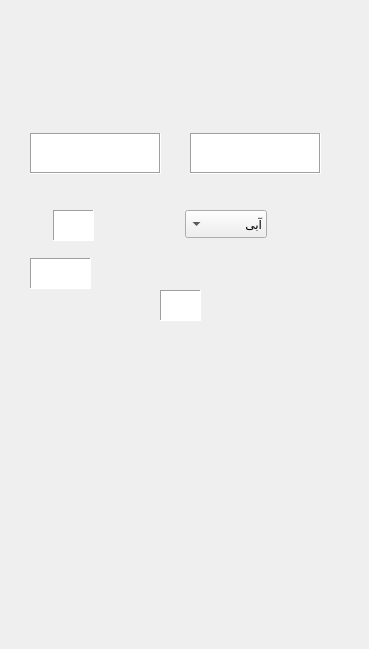
    <widget class="QWidget" name="get_motor_baxi_box_info">
     <widget class="QLabel" name="label_16">
      <property name="geometry">
       <rect>
        <x>0</x>
        <y>0</y>
        <width>360</width>
        <height>640</height>
       </rect>
      </property>
      <property name="text">
       <string/>
      </property>
      <property name="pixmap">
       <pixmap>../image/get_machine_baxi_box_info/get_machine_baxi_box_info.png</pixmap>
      </property>
     </widget>
     <widget class="QPushButton" name="motor_card_get_motor_baxi_box_info">
      <property name="geometry">
       <rect>
        <x>140</x>
        <y>370</y>
        <width>181</width>
        <height>29</height>
       </rect>
      </property>
      <property name="text">
       <string/>
      </property>
      <property name="flat">
       <bool>true</bool>
      </property>
     </widget>
     <widget class="QTextEdit" name="motor_capacity_get_motor_baxi_bar_info_2">
      <property name="geometry">
       <rect>
        <x>160</x>
        <y>290</y>
        <width>41</width>
        <height>31</height>
       </rect>
      </property>
      <property name="frameShape">
       <enum>QFrame::Panel</enum>
      </property>
     </widget>
     <widget class="QComboBox" name="motor_color_get_motor_baxi_box_info">
      <property name="geometry">
       <rect>
        <x>185</x>
        <y>210</y>
        <width>82</width>
        <height>28</height>
       </rect>
      </property>
      <property name="layoutDirection">
       <enum>Qt::RightToLeft</enum>
      </property>
      <item>
       <property name="text">
        <string>آبی</string>
       </property>
      </item>
      <item>
       <property name="text">
        <string>سفید</string>
       </property>
      </item>
      <item>
       <property name="text">
        <string>قرمز</string>
       </property>
      </item>
      <item>
       <property name="text">
        <string>مشکی</string>
       </property>
      </item>
      <item>
       <property name="text">
        <string>خاکستری</string>
       </property>
      </item>
     </widget>
     <widget class="QTextEdit" name="three_digit_pelak_get_motor_baxi_box_info">
      <property name="geometry">
       <rect>
        <x>53</x>
        <y>210</y>
        <width>41</width>
        <height>31</height>
       </rect>
      </property>
      <property name="frameShape">
       <enum>QFrame::Panel</enum>
      </property>
     </widget>
     <widget class="QTextEdit" name="five_digit_pelak_get_motor_baxi_box_info">
      <property name="geometry">
       <rect>
        <x>30</x>
        <y>258</y>
        <width>61</width>
        <height>31</height>
       </rect>
      </property>
      <property name="frameShape">
       <enum>QFrame::Panel</enum>
      </property>
     </widget>
     <widget class="QPushButton" name="pushButt_next_get_motor_baxi_box_info">
      <property name="geometry">
       <rect>
        <x>40</x>
        <y>420</y>
        <width>271</width>
        <height>29</height>
       </rect>
      </property>
      <property name="text">
       <string/>
      </property>
      <property name="flat">
       <bool>true</bool>
      </property>
     </widget>
     <widget class="QPushButton" name="pushButt_back_get_motor_baxi_box_info">
      <property name="geometry">
       <rect>
        <x>40</x>
        <y>490</y>
        <width>271</width>
        <height>29</height>
       </rect>
      </property>
      <property name="text">
       <string/>
      </property>
      <property name="flat">
       <bool>true</bool>
      </property>
     </widget>
     <widget class="QTextEdit" name="motor_name_get_motor_baxi_box_info">
      <property name="geometry">
       <rect>
        <x>190</x>
        <y>133</y>
        <width>131</width>
        <height>41</height>
       </rect>
      </property>
      <property name="frameShape">
       <enum>QFrame::Box</enum>
      </property>
     </widget>
     <widget class="QTextEdit" name="motor_generate_year_get_motor_baxi_box_info">
      <property name="geometry">
       <rect>
        <x>30</x>
        <y>133</y>
        <width>131</width>
        <height>41</height>
       </rect>
      </property>
      <property name="frameShape">
       <enum>QFrame::Box</enum>
      </property>
     </widget>
    </widget>
